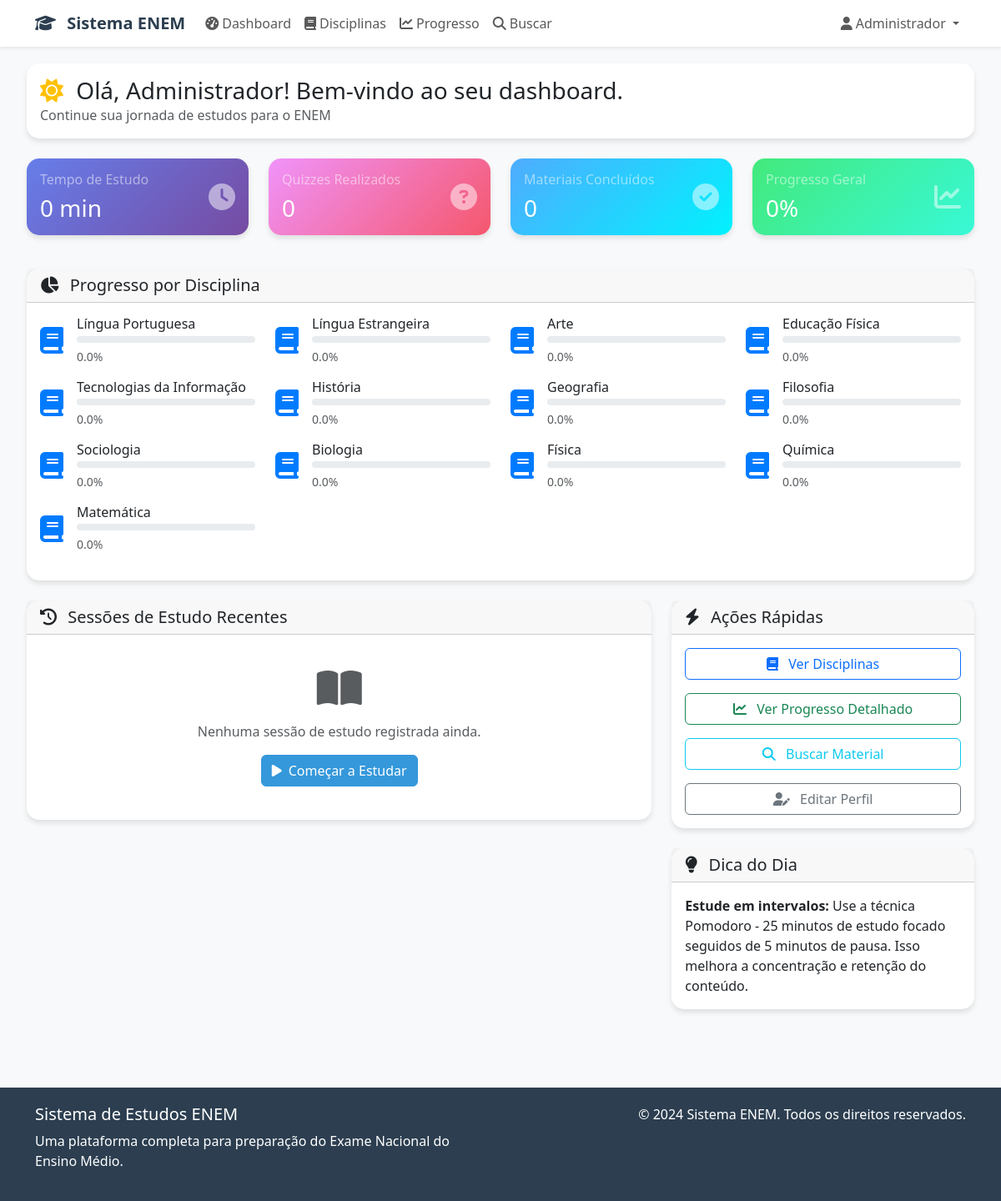
The app's page /dashboard (signed in) with its own data.
### app/structure/database/models.py (models this page shows, shortened)
class User(UserMixin, db.Model):
    __tablename__ = 'users'
    id = db.Column(db.Integer, primary_key=True)
    username = db.Column(db.String(80), unique=True, nullable=False)
    email = db.Column(db.String(120), unique=True, nullable=False)
    password_hash = db.Column(db.String(255), nullable=False)
    first_name = db.Column(db.String(50), nullable=False)
    last_name = db.Column(db.String(50), nullable=False)
    is_active = db.Column(db.Boolean, default=True)
    is_admin = db.Column(db.Boolean, default=False)
    created_at = db.Column(db.DateTime, default=datetime.utcnow)
    last_login = db.Column(db.DateTime)
    study_sessions = db.relationship('StudySession', backref='user', lazy=True, cascade='all, delete-orphan')
    progress_records = db.relationship('ProgressRecord', backref='user', lazy=True, cascade='all, delete-orphan')
    quiz_attempts = db.relationship('QuizAttempt', backref='user', lazy=True, cascade='all, delete-orphan')

class Subject(db.Model):
    __tablename__ = 'subjects'
    id = db.Column(db.Integer, primary_key=True)
    name = db.Column(db.String(100), nullable=False)
    description = db.Column(db.Text)
    area = db.Column(db.String(50), nullable=False)  # Linguagens, Ciências Humanas, etc.
    color = db.Column(db.String(7), default='#007bff')  # Cor hex para UI
    icon = db.Column(db.String(50), default='book')
    is_active = db.Column(db.Boolean, default=True)
    created_at = db.Column(db.DateTime, default=datetime.utcnow)
    topics = db.relationship('Topic', backref='subject', lazy=True, cascade='all, delete-orphan')
    study_materials = db.relationship('StudyMaterial', backref='subject', lazy=True, cascade='all, delete-orphan')

### app/structure/routes/main_routes.py (the view)
@main.route('/dashboard')
@login_required
def dashboard():
    user_progress = ProgressRecord.query.filter_by(user_id=current_user.id).all()
    total_study_time = db.session.query(db.func.sum(StudySession.duration_minutes))\
        .filter_by(user_id=current_user.id).scalar() or 0
    total_quizzes = QuizAttempt.query.filter_by(user_id=current_user.id).count()
    completed_materials = db.session.query(db.func.sum(ProgressRecord.materials_completed))\
        .filter_by(user_id=current_user.id).scalar() or 0
    recent_sessions = StudySession.query.filter_by(user_id=current_user.id)\
        .order_by(StudySession.start_time.desc()).limit(5).all()
    subjects = Subject.query.filter_by(is_active=True).all()
    subject_progress = {}
    for subject in subjects:
        progress = ProgressRecord.query.filter_by(
            user_id=current_user.id,
            subject_id=subject.id
        ).first()
        if progress:
            subject_progress[subject.name] = progress.progress_percentage
        else:
            subject_progress[subject.name] = 0.0
    return render_template('main/dashboard.html',
                         user_progress=user_progress,
                         total_study_time=total_study_time,
                         total_quizzes=total_quizzes,
                         completed_materials=completed_materials,
                         recent_sessions=recent_sessions,
                         subject_progress=subject_progress,
                         subjects=subjects)

### app/assets/templates/main/dashboard.html (shortened to what this page needs)
{% extends "base.html" %}
{% block content %}
<div class="container-fluid">
    <div class="row mb-4">
        <div class="col-12">
            <div class="card">
                <div class="card-body">
                    <h1 class="h3 mb-0">
                        <i class="fas fa-sun text-warning me-2"></i>
                        Olá, {{ current_user.first_name }}! Bem-vindo ao seu dashboard.
                    </h1>
                    <p class="text-muted mb-0">Continue sua jornada de estudos para o ENEM</p>
                </div>
            </div>
        </div>
    </div>
    <div class="row mb-4">
        <div class="col-md-3 mb-3">
            <div class="card stats-card h-100">
                <div class="card-body">
                    <div class="d-flex justify-content-between align-items-center">
                        <div>
                            <h6 class="card-title text-white-50">Tempo de Estudo</h6>
                            <h3 class="mb-0 text-white">{{ total_study_time }} min</h3>
                        </div>
                        <i class="fas fa-clock fa-2x text-white-50"></i>
                    </div>
                </div>
            </div>
        </div>
        <div class="col-md-3 mb-3">
            <div class="card stats-card-2 h-100">
                <div class="card-body">
                    <div class="d-flex justify-content-between align-items-center">
                        <div>
                            <h6 class="card-title text-white-50">Quizzes Realizados</h6>
                            <h3 class="mb-0 text-white">{{ total_quizzes }}</h3>
                        </div>
                        <i class="fas fa-question-circle fa-2x text-white-50"></i>
                    </div>
                </div>
            </div>
        </div>
        <div class="col-md-3 mb-3">
            <div class="card stats-card-3 h-100">
                <div class="card-body">
                    <div class="d-flex justify-content-between align-items-center">
                        <div>
                            <h6 class="card-title text-white-50">Materiais Concluídos</h6>
                            <h3 class="mb-0 text-white">{{ completed_materials }}</h3>
                        </div>
                        <i class="fas fa-check-circle fa-2x text-white-50"></i>
                    </div>
                </div>
            </div>
        </div>
        <div class="col-md-3 mb-3">
            <div class="card stats-card-4 h-100">
                <div class="card-body">
                    <div class="d-flex justify-content-between align-items-center">
                        <div>
                            <h6 class="card-title text-white-50">Progresso Geral</h6>
                            <h3 class="mb-0 text-white">
                                {% if user_progress %}
                                    {{ "%.1f"|format(user_progress|length * 10) }}%
                                {% else %}
                                    0%
                                {% endif %}
                            </h3>
                        </div>
                        <i class="fas fa-chart-line fa-2x text-white-50"></i>
                    </div>
                </div>
            </div>
        </div>
    </div>
    <div class="row mb-4">
        <div class="col-12">
            <div class="card">
                <div class="card-header">
                    <h5 class="card-title mb-0">
                        <i class="fas fa-chart-pie me-2"></i>
                        Progresso por Disciplina
                    </h5>
                </div>
                <div class="card-body">
                    <div class="row">
                        {% for subject in subjects %}
                        <div class="col-md-6 col-lg-3 mb-3">
                            <div class="d-flex align-items-center">
                                <div class="flex-shrink-0">
                                    <i class="fas fa-book fa-2x" style="color: {{ subject.color }};"></i>
                                </div>
                                <div class="flex-grow-1 ms-3">
                                    <h6 class="mb-1">{{ subject.name }}</h6>
                                    <div class="progress mb-1" style="height: 8px;">
                                    </div>
                                    <small class="text-muted">{{ "%.1f"|format(subject_progress[subject.name]) }}%</small>
                                </div>
                            </div>
                        </div>
                        {% endfor %}
                    </div>
                </div>
            </div>
        </div>
    </div>
    <div class="row">
        <div class="col-lg-8 mb-4">
            <div class="card">
                <div class="card-header">
                    <h5 class="card-title mb-0">
                        <i class="fas fa-history me-2"></i>
                        Sessões de Estudo Recentes
                    </h5>
                </div>
                <div class="card-body">
                    {% if recent_sessions %}
                        <div class="table-responsive">
                            <table class="table table-hover">
                                <thead>
                                    <tr>
                                        <th>Disciplina</th>
                                        <th>Tópico</th>
                                        <th>Duração</th>
                                        <th>Data</th>
                                        <th>Status</th>
                                    </tr>
                                </thead>
                                <tbody>
                                    {% for session in recent_sessions %}
                                    <tr>
                                        <td>
                                            <i class="fas fa-book me-2" style="color: {{ session.subject.color }};"></i>
                                            {{ session.subject.name }}
                                        </td>
                                        <td>{{ session.topic.name }}</td>
                                        <td>
                                            {% if session.duration_minutes %}
                                                {{ session.duration_minutes }} min
                                            {% else %}
                                                Em andamento
                                            {% endif %}
                                        </td>
                                        <td>{{ session.start_time.strftime('%d/%m/%Y %H:%M') }}</td>
                                        <td>
                                            {% if session.completed %}
                                                <span class="badge bg-success">Concluído</span>
                                            {% else %}
                                                <span class="badge bg-warning">Em andamento</span>
                                            {% endif %}
                                        </td>
                                    </tr>
                                    {% endfor %}
                                </tbody>
                            </table>
                        </div>
                    {% else %}
                        <div class="text-center py-4">
                            <i class="fas fa-book-open fa-3x text-muted mb-3"></i>
                            <p class="text-muted">Nenhuma sessão de estudo registrada ainda.</p>
                            <a href="{{ url_for('main.subjects') }}" class="btn btn-primary">
                                <i class="fas fa-play me-2"></i>Começar a Estudar
                            </a>
                        </div>
                    {% endif %}
                </div>
            </div>
        </div>
        <div class="col-lg-4 mb-4">
            <div class="card">
                <div class="card-header">
                    <h5 class="card-title mb-0">
                        <i class="fas fa-bolt me-2"></i>
                        Ações Rápidas
                    </h5>
                </div>
                <div class="card-body">
                    <div class="d-grid gap-3">
                        <a href="{{ url_for('main.subjects') }}" class="btn btn-outline-primary">
                            <i class="fas fa-book me-2"></i>
                            Ver Disciplinas
                        </a>
                        <a href="{{ url_for('main.progress') }}" class="btn btn-outline-success">
                            <i class="fas fa-chart-line me-2"></i>
                            Ver Progresso Detalhado
                        </a>
                        <a href="{{ url_for('main.search') }}" class="btn btn-outline-info">
                            <i class="fas fa-search me-2"></i>
                            Buscar Material
                        </a>
                        <a href="{{ url_for('auth.profile') }}" class="btn btn-outline-secondary">
                            <i class="fas fa-user-edit me-2"></i>
                            Editar Perfil
                        </a>
                    </div>
                </div>
            </div>
            <div class="card mt-4">
                <div class="card-header">
                    <h5 class="card-title mb-0">
                        <i class="fas fa-lightbulb me-2"></i>
                        Dica do Dia
                    </h5>
                </div>
                <div class="card-body">
                    <p class="mb-0">
                        <strong>Estude em intervalos:</strong> Use a técnica Pomodoro - 25 minutos de estudo focado seguidos de 5 minutos de pausa. Isso melhora a concentração e retenção do conteúdo.
                    </p>
                </div>
            </div>
        </div>
    </div>
</div>
{% endblock %}

### app/assets/templates/base.html (shortened to what this page needs)
<!DOCTYPE html>
<html lang="pt-BR">
<head>
    <link href="https://cdn.jsdelivr.net/npm/bootstrap@5.3.0/dist/css/bootstrap.min.css" rel="stylesheet">
    <link href="https://cdnjs.cloudflare.com/ajax/libs/font-awesome/6.4.0/css/all.min.css" rel="stylesheet">
</head>
<body>
    <nav class="navbar navbar-expand-lg navbar-light bg-white shadow-sm">
        <div class="container">
            <a class="navbar-brand" href="{{ url_for('main.index') }}">
                <i class="fas fa-graduation-cap me-2"></i>
                Sistema ENEM
            </a>
            <div class="collapse navbar-collapse" id="navbarNav">
                <ul class="navbar-nav me-auto">
                    {% if current_user.is_authenticated %}
                    <li class="nav-item">
                        <a class="nav-link" href="{{ url_for('main.dashboard') }}">
                            <i class="fas fa-tachometer-alt me-1"></i>Dashboard
                        </a>
                    </li>
                    <li class="nav-item">
                        <a class="nav-link" href="{{ url_for('main.subjects') }}">
                            <i class="fas fa-book me-1"></i>Disciplinas
                        </a>
                    </li>
                    <li class="nav-item">
                        <a class="nav-link" href="{{ url_for('main.progress') }}">
                            <i class="fas fa-chart-line me-1"></i>Progresso
                        </a>
                    </li>
                    <li class="nav-item">
                        <a class="nav-link" href="{{ url_for('main.search') }}">
                            <i class="fas fa-search me-1"></i>Buscar
                        </a>
                    </li>
                    {% endif %}
                </ul>
                <ul class="navbar-nav">
                    {% if current_user.is_authenticated %}
                    <li class="nav-item dropdown">
                        <a class="nav-link dropdown-toggle" href="#" id="navbarDropdown" role="button" data-bs-toggle="dropdown">
                            <i class="fas fa-user me-1"></i>{{ current_user.first_name }}
                        </a>
                    </li>
                    {% endif %}
                </ul>
            </div>
        </div>
    </nav>
    <main class="main-content">
        {% block content %}{% endblock %}
    </main>
    <footer class="footer">
        <div class="container">
            <div class="row">
                <div class="col-md-6">
                    <h5>Sistema de Estudos ENEM</h5>
                    <p>Uma plataforma completa para preparação do Exame Nacional do Ensino Médio.</p>
                </div>
                <div class="col-md-6 text-md-end">
                    <p>&copy; 2024 Sistema ENEM. Todos os direitos reservados.</p>
                </div>
            </div>
        </div>
    </footer>
</body>
</html>

### records on screen
User: first_name "Administrador"
Subject: name "Língua Portuguesa", name "0.0"
Subject: name "Língua Estrangeira", name "0.0"
Subject: name "Arte", name "0.0"
Subject: name "Educação Física", name "0.0"
Subject: name "Tecnologias da Informação", name "0.0"
Subject: name "História", name "0.0"
Subject: name "Geografia", name "0.0"
Subject: name "Filosofia", name "0.0"
Subject: name "Sociologia", name "0.0"
Subject: name "Biologia", name "0.0"
Subject: name "Física", name "0.0"
Subject: name "Química", name "0.0"
Subject: name "Matemática", name "0.0"

### other values on screen
{{ total_study_time }} "0"
{{ total_quizzes }} "0"
{{ completed_materials }} "0"
